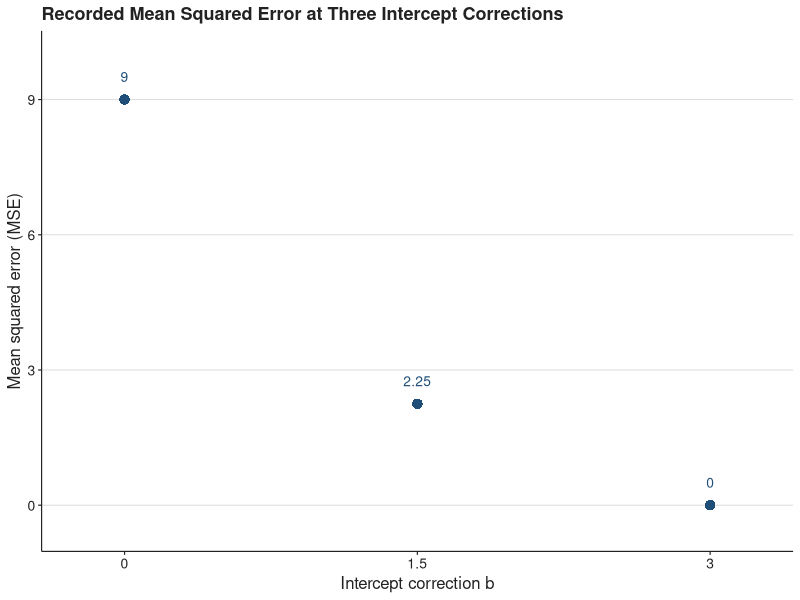

Here is the R script that generated this plot:
library(ggplot2)

df <- data.frame(
  b   = c(0, 1.5, 3),
  mse = c(9, 2.25, 0),
  lab = c("9", "2.25", "0")
)

p <- ggplot(df, aes(x = b, y = mse)) +
  geom_point(shape = 16, size = 3.2, colour = "#1F4E79") +
  geom_text(aes(label = lab), nudge_y = 0.5, size = 3.5,
            colour = "#1F4E79", family = "sans") +
  scale_x_continuous(name = "Intercept correction b",
                     breaks = c(0, 1.5, 3),
                     labels = c("0", "1.5", "3"),
                     limits = c(-0.25, 3.25)) +
  scale_y_continuous(name = "Mean squared error (MSE)",
                     breaks = c(0, 3, 6, 9),
                     limits = c(-0.5, 10)) +
  labs(title = "Recorded Mean Squared Error at Three Intercept Corrections") +
  theme_classic(base_size = 10, base_family = "sans") +
  theme(
    plot.title         = element_text(size = 13, face = "bold", colour = "#222222", hjust = 0),
    axis.title         = element_text(size = 12, colour = "#222222"),
    axis.text          = element_text(size = 10, colour = "#222222"),
    axis.line          = element_line(linewidth = 0.4, colour = "#222222"),
    axis.ticks         = element_line(linewidth = 0.4, colour = "#222222"),
    axis.ticks.length  = unit(2.5, "pt"),
    panel.grid.major.y = element_line(linewidth = 0.3, colour = "#D9D9D9"),
    panel.grid.major.x = element_blank(),
    panel.grid.minor   = element_blank(),
    legend.position    = "none",
    plot.background    = element_rect(fill = "#FFFFFF", colour = NA)
  )
